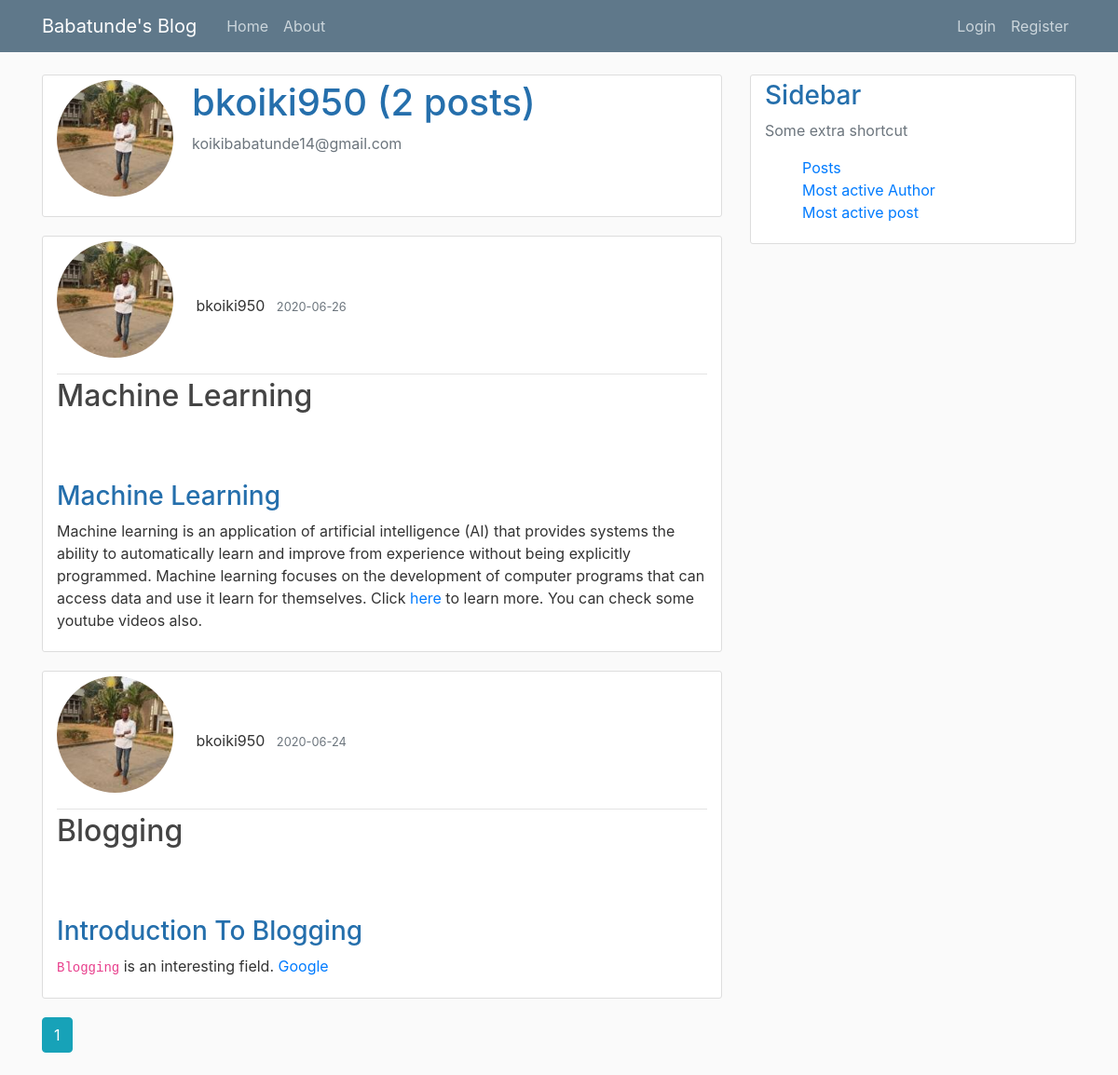
Page /profile/bkoiki950 on the earlier database version.
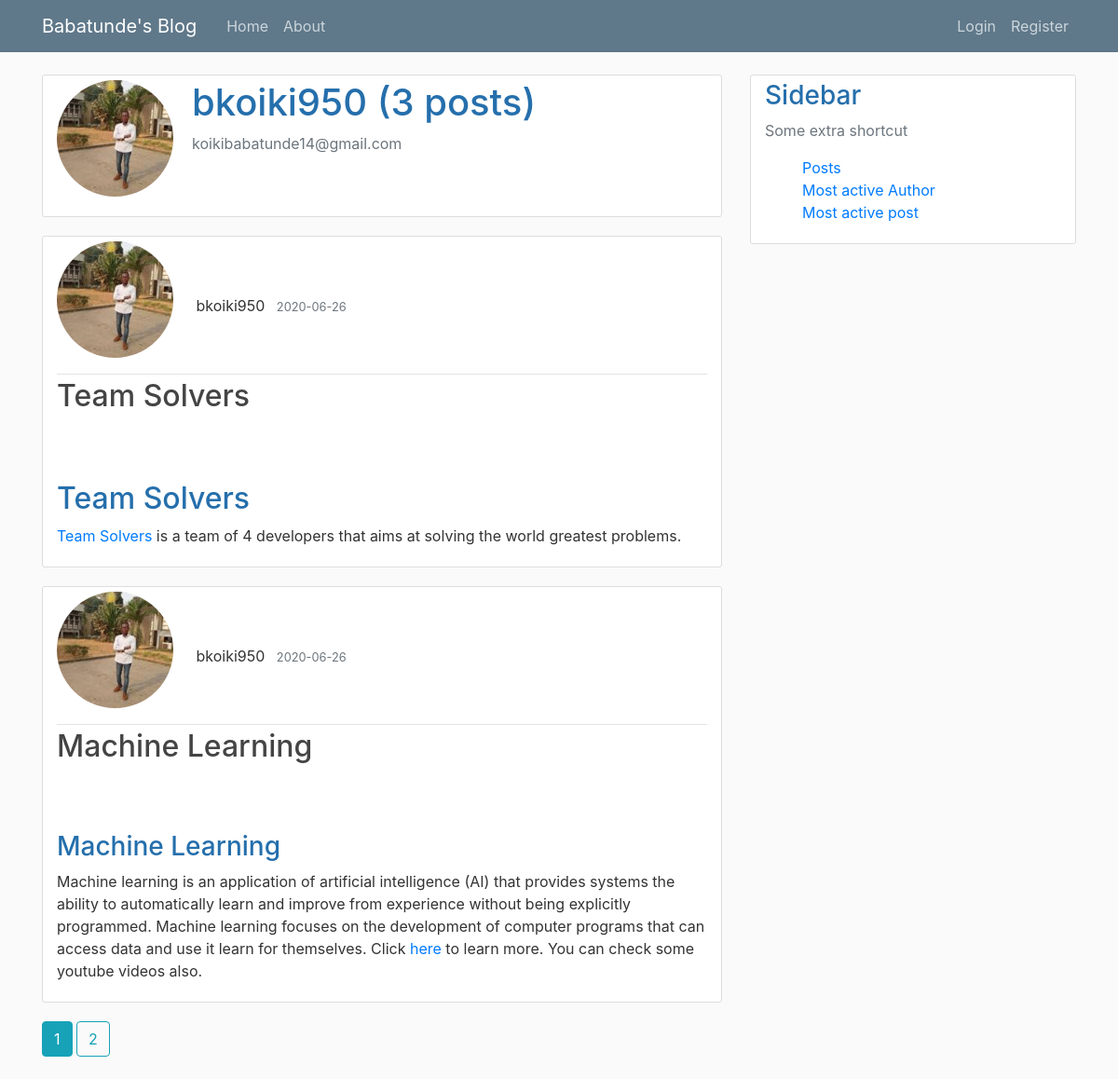
Same page on the later database version.
### coreyblog/models.py (models this page shows, shortened)
class User(db.Model, UserMixin):
    id = db.Column(db.Integer, primary_key=True)
    username=db.Column(db.String(20), unique=True, nullable=False)
    email = db.Column(db.String(120), unique=True ,nullable=False)
    password=db.Column(db.String(60), nullable=False)
    image_file=db.Column(db.String(20), nullable=False, default='default.jpg')
    posts = db.relationship('Post', backref='author', lazy=True)
    comments = db.relationship('Comment', backref='author', lazy='dynamic')

class Post(db.Model):
    id = db.Column(db.Integer, primary_key=True)
    title=db.Column(db.String(100), nullable=False)
    date_posted=db.Column(db.DateTime, nullable=False, default=datetime.utcnow)
    content=db.Column(db.Text, nullable=False)
    user_id = db.Column(db.Integer, db.ForeignKey('user.id'), nullable=False)
    body_html = db.Column(db.Text)
    comments = db.relationship('Comment', backref='post', lazy=True)

### coreyblog/routes.py (the view)
@app.route('/profile/<user>')
def profile(user):
    user_=User.query.filter_by(username=user).first_or_404()
    if user_ == current_user:
        return redirect(url_for('account'))
    page = request.args.get('page', 1, type=int)
    all_posts = Post.query.filter_by(author=user_).\
                                    order_by(Post.date_posted.desc()).\
                                    paginate(page=page, per_page=2)
    return render_template('profile.html',
                            user_=user_,
                            all_posts=all_posts,
                            title=f'Profile {user}')

### coreyblog/templates/profile.html (shortened to what this page needs)
{% extends 'layout.html' %}
{% block content %}
    <div class="content-section">
        <div class="media">
            {% if user_.image_file == 'default.jpg' %}
                <img class="rounded-circle account-img" src="{{ user_.gravatar() }}" alt="blogger's profile pics" sizes="150" srcset="">
            {% else %}
                <img class="rounded-circle account-img" src="{{ url_for('static', filename='img/'+user_.image_file) }}" alt="" sizes="150" srcset="">
            {% endif %}
            <div class="media-body">
                <h2 class="account-heading">{{user_.username}} ({{ all_posts.total }} {% if all_posts.total > 1 %} posts{% else %} post{% endif %})</h2>
                <p class="text-secondary">{{user_.email}}</p>
            </div>
        </div>
    </div>
        {% if user_.posts %}
        {% for post in all_posts.items %}
            <article class="media content-section">
                <div class="media-body">
                    <div class="article-metadata">
                        {% if user_.image_file == 'default.jpg' %}
                            <img class="rounded-circle account-img" src="{{ user_.gravatar() }}" alt="blogger's profile pics" sizes="150" srcset="">
                        {% else %}
                            <img class="rounded-circle account-img" src="{{ url_for('static', filename='img/'+user_.image_file) }}" alt="" sizes="150" srcset="">
                        {% endif %}
                        <span class="mr-2">{{ user_.username }}</span>
                        <small class="text-muted">{{ post.date_posted.strftime('%Y-%m-%d') }}</small>
                    </div>
                    <h2><a href="{{ url_for('viewblog', id=post.id) }}" class="article-title">{{ post.title}}</a></h2>
                    <p class="article-content">
                        {% if post.body_html %}
                            {{ post.body_html | safe }}
                        {% else %}
                            {{ post.content }}
                        {% endif %}
                    </p>
                </div>
            </article>
        {% endfor %}
        {% for page_num in all_posts.iter_pages(left_edge=1, right_edge=1, left_current=1, right_current=2) %}
        {% if page_num %}
            {% if all_posts.page == page_num %}
                <a class="btn btn-info mb-4" href="{{ url_for('profile', user=user_.username, page=page_num) }}">{{ page_num }}</a>
            {% else %}
                <a class="btn btn-outline-info mb-4" href="{{ url_for('profile', user=user_.username, page=page_num) }}">{{ page_num }}</a>
            {% endif %}
        {% endif %}
            {% endfor %}
    {% else %}
            <p>{{user.username}} hasn't created any post!</p>
    {% endif %}
{% endblock %}

### coreyblog/templates/layout.html (shortened to what this page needs)
<!DOCTYPE html>
<html lang="en">
<head>
     <link rel="stylesheet" href="https://stackpath.bootstrapcdn.com/bootstrap/4.5.0/css/bootstrap.min.css">
     <link href="https://maxcdn.bootstrapcdn.com/font-awesome/4.7.0/css/font-awesome.min.css" rel="stylesheet">
     <link rel="stylesheet" type="text/css" href="{{ url_for('static', filename='main.css') }}">
</head>
<body>
    <header class="site-header">
        <nav class="navbar navbar-expand-md navbar-dark bg-steel fixed-top">
          <div class="container">
            <a class="navbar-brand mr-4" href="/">Babatunde's Blog</a>
                <div class="collapse navbar-collapse" id="navbarToggle">
                    <div class="navbar-nav mr-auto">
                        <a class="nav-item nav-link" href="{{ url_for('home') }}">Home</a>
                        <a class="nav-item nav-link" href="{{ url_for('about') }}">About</a>
                    </div>
                    <div class="navbar-nav">
                        {% if current_user.is_authenticated %}
                            <a class="nav-item nav-link" href="{{ url_for('newpost') }}">New Post</a>
                            <a class="nav-item nav-link" href="{{ url_for('account') }}">Account</a>
                            <a class="nav-item nav-link" href="{{ url_for('logout') }}">Logout</a>
                        {% else%}
                            <a class="nav-item nav-link" href="{{ url_for('login') }}">Login</a>
                            <a class="nav-item nav-link" href="{{ url_for('register') }}">Register</a>
                        {% endif %}
                    </div>
                </div>
            </div>
        </nav>
    </header>
    <main role="main" class="container">
        <div class="row">
            <div class="col-md-8">
                {% block content %}{% endblock %}
            </div>
            <div class="col-md-4">
                <div class="content-section">
                    <h3>Sidebar</h3>
                    <p class="text-muted">Some extra shortcut
                        <ul>
                            <li class="list"><a href="{{ url_for('home', page=1) }}">Posts</li></a>
                            <li class="list"><a href="{{ url_for('best_author') }}">Most active Author</li></a>
                            <li class="list"><a href="{{ url_for('best_post') }}">Most active post</li></a>
                        </ul>
                    </p>
                </div>
            </div>
        </div>
    </main>
</body>
</html>

### coreyblog/static/main.css (style rules this page uses)
body { background: #fafafa; color: #333333; margin-top: 5rem; }
h1, h2, h3, h4, h5, h6 { color: #256fac; }
.bg-steel { background-color: #5f788a; }
.site-header .navbar-nav .nav-link { color: #cbd5db; }
.content-section { background: #ffffff; padding: 5px 15px; border: 1px solid #dddddd; border-radius: 3px; margin-bottom: 20px; }
.article-title { color: #444444; }
.article-content { white-space: pre-line; }
.article-metadata { padding-bottom: 1px; margin-bottom: 4px; border-bottom: 1px solid #e3e3e3 }
.list { color: #333; text-decoration: none; list-style-type: none; }
.account-img { height: 125px; width: 125px; margin-right: 20px; margin-bottom: 16px; }
.account-heading { font-size: 2.5rem; }

Differences in the rows shown:
no longer on this page (row unchanged): Post: image_file (picture), {{ user_.username }} "bkoiki950", date_posted "2020-06-24", title "Blogging", body_html "Introduction To Blogging Blogging is an interesting field. Google"
added Post: image_file (picture), {{ user_.username }} "bkoiki950", date_posted "2020-06-26", title "Team Solvers", body_html "Team Solvers Team Solvers is a team of 4 developers that aims at solving the world greatest problems."
Other differences:
{{ all_posts.total }}: "2" → "3"
new list line: "2"
